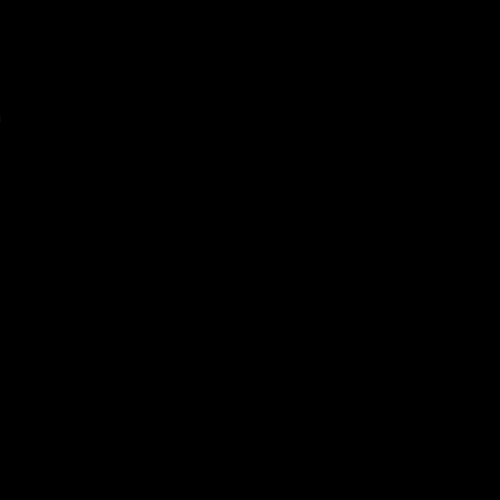
Frame 1 (no input)
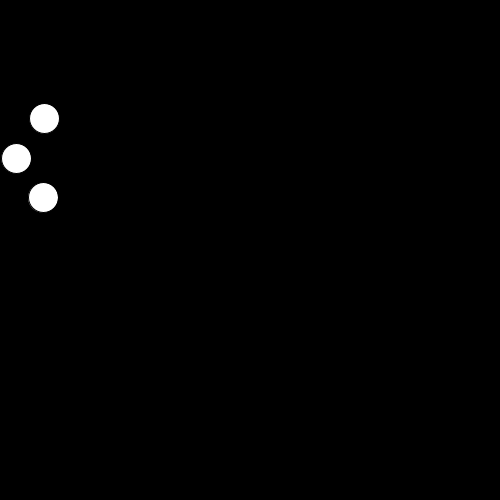
Frame 60 (the mouse pressed at the canvas centre just before this capture)
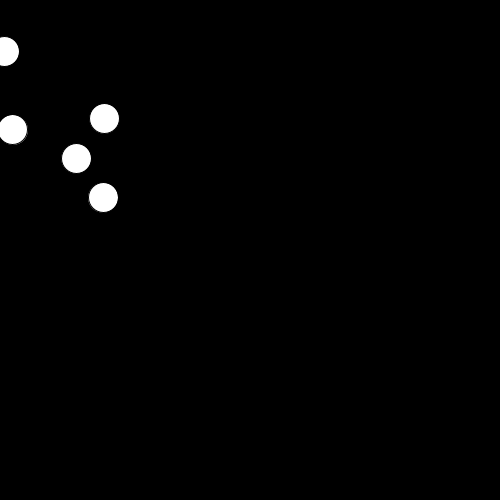
Frame 120 (the mouse held since frame 60 and released just before this capture)

The Processing sketch that drew these frames (run headless with seeded random() and noise(); from frame 60 on, the mouse is pressed at the canvas centre):

// Processing sketch: ex12_13
// ── ex12_13.pde
// 원 10개를 랜덤 생성하여 오른쪽으로 이동하고 이 중 특정 원을 추적

int num = 10;
float[] x = new float[num];
float[] y = new float[num];

void setup() {
  size(500, 500);
  for (int i = 0; i < num; i++) {
    x[i] = random(-300, 0);
    y[i] = random(0, height);
  }
}

void draw() {
  background(0);
  float xPos = move(5);      // 5번째 배열 요소의 원 추적
  println(xPos);
}

float move(int pos) {
  for (int i = 0; i < num; i++) {
    if (i == pos) {
      fill(255, 0, 0);
    } else {
      fill(255);
    }
    ellipse(x[i], y[i], 30, 30);
    x[i]++;
  }
  return x[pos];
}
